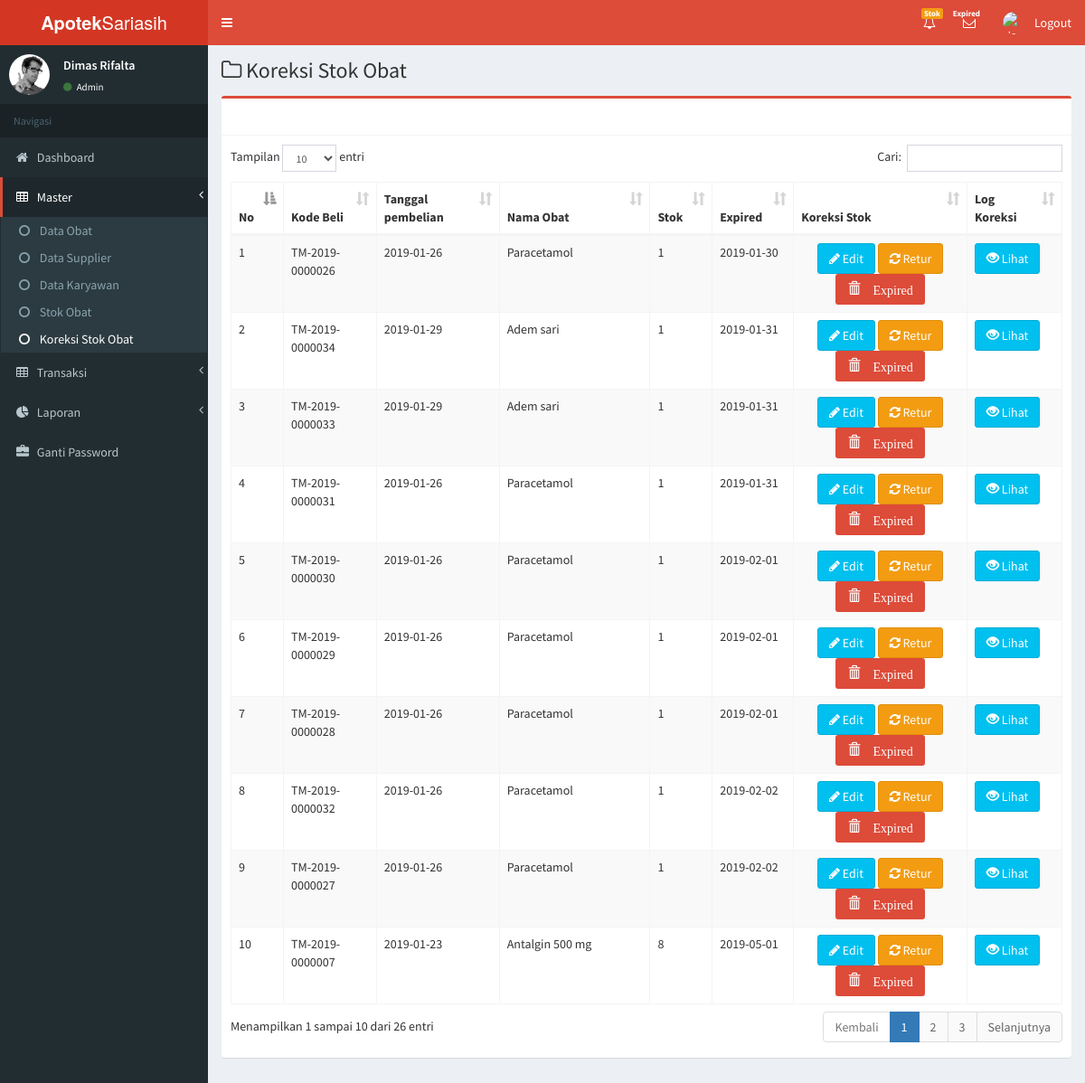
Page /admin/daftar_expired/koreksi.php (signed in) on the committed database.
### tables this page shows
CREATE TABLE `pembelian` (
  `kd_beli` varchar(50) NOT NULL,
  `tglpembelian` date NOT NULL,
  `kd_obat` varchar(50) NOT NULL,
  `id_supplier` varchar(50) NOT NULL,
  `kode_koreksi` varchar(50) NOT NULL,
  `jumlah_beli` int(11) NOT NULL,
  `harga_pembelian` int(11) NOT NULL,
  `stok_saat_ini` int(11) NOT NULL,
  `totalpembelian` int(11) NOT NULL,
  `tgl_exp` date NOT NULL,
  `status` varchar(50) NOT NULL,
  `created_date` datetime NOT NULL,
  `created_user` varchar(50) NOT NULL
);

CREATE TABLE `obat` (
  `kd_obat` varchar(50) NOT NULL,
  `nm_obat` varchar(50) NOT NULL,
  `stok` int(11) NOT NULL,
  `kategori` varchar(50) NOT NULL,
  `satuan` varchar(50) NOT NULL,
  `harga_beli` int(11) NOT NULL,
  `harga_jual` int(11) NOT NULL
);

### admin/daftar_expired/koreksi.php (the view, shortened to what this page needs)
<?php include 'theme/header.php'; ?>
<aside class="main-sidebar">
  <section class="sidebar">
    <div class="user-panel">
      <div class="pull-left image">
        <img src="dist/img/user2-160x160.jpg" class="img-circle" alt="User Image">
      </div>
      <div class="pull-left info">
        <p><?php echo $_SESSION['username']; ?></p>
        <a href="#"><i class="fa fa-circle text-success"></i>
          <?php
          if ($_SESSION['level']=='Apoteker') {
            echo"Apoteker";
          }
          elseif ($_SESSION['level']=='Admin') {
            echo"Admin";
          }
          elseif ($_SESSION['level']=='Karyawan') {
            echo"Kasir";
          }
          ?></a>
        </div>
      </div>
      <ul class="sidebar-menu" data-widget="tree">
        <li class="header">Navigasi</li>
        <li class=""><a href="<?php $_SERVER[SCRIPT_NAME];?>?page=dashboard">
         <i class="fa fa-home"></i> <span>Dashboard</span>
       </a></li>
       <li class="treeview active ">
        <a href="#">
          <i class="fa fa-table"></i> <span>Master </span>
          <span class="pull-right-container">
            <i class="fa fa-angle-left pull-right"></i>
          </span>
        </a>
        <ul class="treeview-menu">
          <li><a href="<?php $_SERVER[SCRIPT_NAME];?>?page=obat">
            <i class="fa fa-circle-o""></i> <span> Data Obat</span>
          </a>
        </li>
        <li><a href="<?php $_SERVER[SCRIPT_NAME];?>?page=supplier">
          <i class="fa fa-circle-o""></i> <span> Data Supplier</span>
        </a>
      </li>
      <li><a href="<?php $_SERVER[SCRIPT_NAME];?>?page=anggota">
        <i class="fa fa-circle-o""></i> <span>Data Karyawan</span>
      </a>
    </li>
    <li><a href="<?php $_SERVER[SCRIPT_NAME];?>?page=stok_obat">
      <i class="fa fa-circle-o""></i> <span> Stok Obat</span>
    </a>
  </li>
<li class="active"><a href="<?php $_SERVER[SCRIPT_NAME];?>?page=koreksi">
    <i class="fa fa-circle-o""></i> <span> Koreksi Stok Obat</span>
  </a>
</li>
</ul>
</li>
<li class="treeview  ">
  <a href="#">
    <i class="fa fa-table"></i> <span>Transaksi</span>
    <span class="pull-right-container">
      <i class="fa fa-angle-left pull-right"></i>
    </span>
  </a>
</li>
<li class="treeview ">
  <a href="#">
    <i class="fa fa-pie-chart"></i>
    <span>Laporan</span>
    <span class="pull-right-container">
      <i class="fa fa-angle-left pull-right"></i>
    </span>
  </a>
</li>
<li class="">
  <a href="<?php $_SERVER[SCRIPT_NAME];?>?page=pass">
   <i class="glyphicon glyphicon-briefcase"></i> <span>Ganti Password</span>
 </a>
</li>
</ul>
</section>
</aside>
<div class="content-wrapper">
  <section class="content-header">
    <h1>
      <i class="fa fa-folder-o icon-title"></i> Koreksi Stok Obat
    </h1>
  </section>
  <section class="content">
<div class="box box-danger">
  <div class="box-header with-border">
    </div>
    <div class="box-body">
     <table id="example1" class="table table-bordered table-striped table-hover">
      <thead>
        <tr>
          <th>No</th>
          <th>Kode Beli</th>
          <th>Tanggal pembelian</th>
          <th>Nama Obat</th>
          <th>Stok</th>
          <th>Expired</th>
          <th>Koreksi Stok</th>
          <th>Log Koreksi </th>
        </tr>
      </thead>
      <tbody>
        <?php
        $no = 1 ;
        $sql = "SELECT * FROM pembelian
        INNER JOIN obat ON pembelian.kd_obat = obat.kd_obat
        INNER JOIN tb_koreksi ON pembelian.kode_koreksi = tb_koreksi.id_koreksi ORDER BY tgl_exp asc " ;
        if (!$result=  mysqli_query($config, $sql)){
          die('Error:'.mysqli_error($config));
        }  else {
          if (mysqli_num_rows($result)> 0){
            while ($row=  mysqli_fetch_assoc($result)){
              ?>
              <tr>
                <td><?php echo $no; ?></td>
                <td><?php echo $row['kd_beli'] ;?></td>
                <td><?php echo $row['tglpembelian'] ;?></td>
                <td><?php echo $row['nm_obat'];?></td>
                <td><?php echo $row['stok_saat_ini'];?></td>
                <td><?php echo $row['tgl_exp'];?></td>
                <td align="center">
                  <?php
                  if ($row['status']=="expired") { ?>
                  <a href="#"  class="btn bg-green smallbtn"><i>Sudah Expired</i></a>
                  <?php
                } else { ?>
                <a href="<?php $_SERVER[SCRIPT_NAME] ;?>?page=koreksi&kd_beli=<?php echo $row['kd_beli'];?>" class="btn btn-info"><li class="fa fa-pencil"></li> Edit</a>
                <a href="<?php $_SERVER[SCRIPT_NAME] ;?>?page=koreksi&kd_retur=<?php echo $row['kd_beli'];?>" class="btn btn-warning"><li class="fa fa-refresh"></li> Retur</a>
                <a href="#" onclick="confirm_modal('admin/obat_masuk/aksi_obat_masuk.php?sender=expired&kd_beli=<?php echo $row['kd_beli']; ?>');" class="btn bg-red smallbtn"><i class="glyphicon glyphicon-trash"> Expired</i></a>
                <?php
              } ?>
            </td>
            <td>
              <a href="<?php $_SERVER[SCRIPT_NAME] ;?>?page=koreksi&kd_log=<?php echo $row['id_koreksi'];?>" class="btn btn-info"><li class="glyphicon glyphicon-eye-open"></li> Lihat</a>
            </td>
          </tr>
          <?php
          $no++;
        }
      }  else {
        echo '';
      }
    }?>
  </tbody>
</table>
</div>
</div>
</section>
</div>
</div>
<?php include 'theme/footer.php'; ?>

### rows in the picture
pembelian: kd_beli "TM-2019-0000026", tglpembelian "2019-01-26", kd_obat.nm_obat "Paracetamol", stok_saat_ini "1", tgl_exp "2019-01-30"
pembelian: kd_beli "TM-2019-0000034", tglpembelian "2019-01-29", kd_obat.nm_obat "Adem sari", stok_saat_ini "1", tgl_exp "2019-01-31"
pembelian: kd_beli "TM-2019-0000033", tglpembelian "2019-01-29", kd_obat.nm_obat "Adem sari", stok_saat_ini "1", tgl_exp "2019-01-31"
pembelian: kd_beli "TM-2019-0000031", tglpembelian "2019-01-26", kd_obat.nm_obat "Paracetamol", stok_saat_ini "1", tgl_exp "2019-01-31"
pembelian: kd_beli "TM-2019-0000030", tglpembelian "2019-01-26", kd_obat.nm_obat "Paracetamol", stok_saat_ini "1", tgl_exp "2019-02-01"
pembelian: kd_beli "TM-2019-0000029", tglpembelian "2019-01-26", kd_obat.nm_obat "Paracetamol", stok_saat_ini "1", tgl_exp "2019-02-01"
pembelian: kd_beli "TM-2019-0000028", tglpembelian "2019-01-26", kd_obat.nm_obat "Paracetamol", stok_saat_ini "1", tgl_exp "2019-02-01"
pembelian: kd_beli "TM-2019-0000032", tglpembelian "2019-01-26", kd_obat.nm_obat "Paracetamol", stok_saat_ini "1", tgl_exp "2019-02-02"
pembelian: kd_beli "TM-2019-0000027", tglpembelian "2019-01-26", kd_obat.nm_obat "Paracetamol", stok_saat_ini "1", tgl_exp "2019-02-02"
pembelian: kd_beli "TM-2019-0000007", tglpembelian "2019-01-23", kd_obat.nm_obat "Antalgin 500 mg", stok_saat_ini "8", tgl_exp "2019-05-01"

### other values in the picture
$_SESSION['username'] "Dimas Rifalta"
